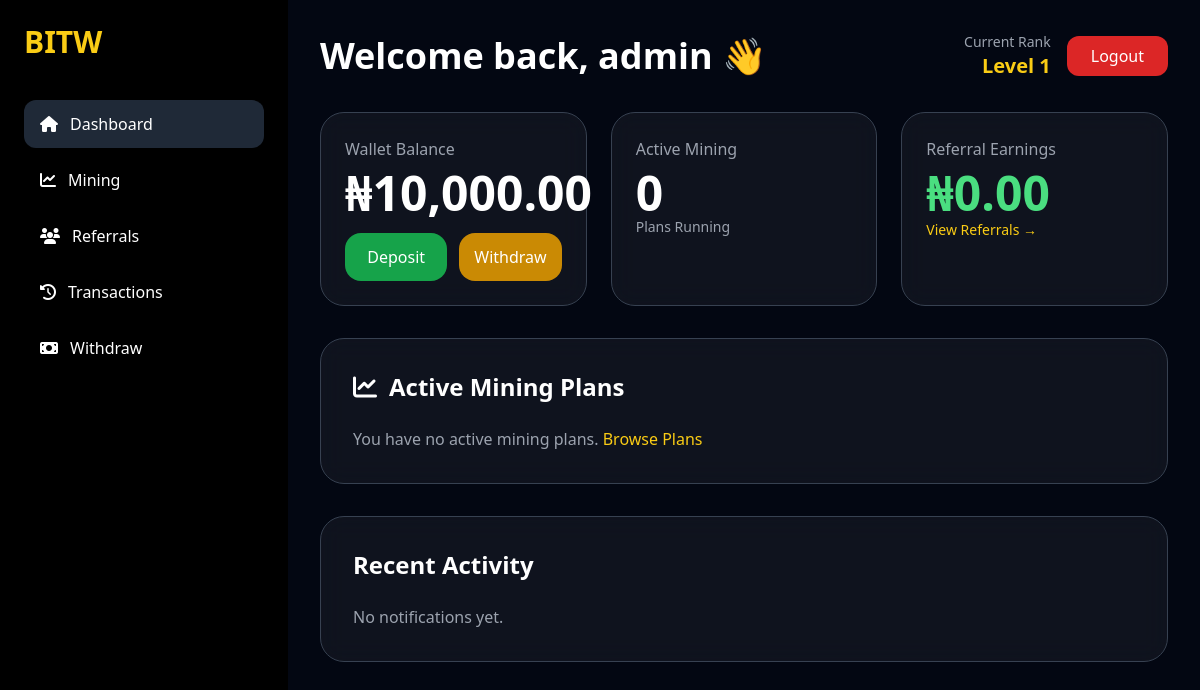
/dashboard.php (signed in), run on the app's committed database.
### tables this page shows
CREATE TABLE IF NOT EXISTS users (
    id INT AUTO_INCREMENT PRIMARY KEY,
    username VARCHAR(50) UNIQUE NOT NULL,
    email VARCHAR(100) UNIQUE NOT NULL,
    password VARCHAR(255) NOT NULL,
    referral_code VARCHAR(20) UNIQUE,
    referred_by INT DEFAULT NULL,
    is_admin TINYINT(1) DEFAULT 0,
    rank_level INT DEFAULT 1,
    total_referrals INT DEFAULT 0,
    referral_earnings DECIMAL(15,2) DEFAULT 0.00,
    created_at TIMESTAMP DEFAULT CURRENT_TIMESTAMP,
    updated_at TIMESTAMP DEFAULT CURRENT_TIMESTAMP ON UPDATE CURRENT_TIMESTAMP
);

CREATE TABLE IF NOT EXISTS wallets (
    id INT AUTO_INCREMENT PRIMARY KEY,
    user_id INT NOT NULL,
    balance DECIMAL(15,2) DEFAULT 0.00,
    FOREIGN KEY (user_id) REFERENCES users(id) ON DELETE CASCADE
);

### core/config.php (called while the page is built, shortened)
<?php
class AppConfig {
    private static $config;
    public static function load() {
        self::$config = require __DIR__ . "/../config/app.php";
    }
    public static function get($key) {
        return self::$config[$key] ?? null;
    }
}

### core/auth.php (called while the page is built, shortened)
<?php
require_once __DIR__ . '/database.php';
function getUser($user_id) {
    global $pdo;
    try {
        $stmt = $pdo->prepare("SELECT * FROM users WHERE id = ? LIMIT 1");
        $stmt->execute([$user_id]);
        return $stmt->fetch(PDO::FETCH_ASSOC);
    } catch (Exception $e) {
        error_log("GetUser Error: " . $e->getMessage());
        return false;
    }
}

### core/wallet.php (called while the page is built, shortened)
<?php
require_once __DIR__ . "/database.php";
function getWallet($user_id) {
    global $pdo;
    $stmt = $pdo->prepare("SELECT * FROM wallets WHERE user_id = ?");
    $stmt->execute([$user_id]);
    $wallet = $stmt->fetch(PDO::FETCH_ASSOC);
    return $wallet;
}

### core/mining.php (called while the page is built, shortened)
<?php
require_once __DIR__ . '/database.php';
require_once __DIR__ . '/wallet.php';
require_once __DIR__ . '/notifications.php';
function getActiveMinings($user_id) {
    global $pdo;
    $stmt = $pdo->prepare("SELECT um.*, p.name as plan_name, p.description, p.background_story, p.read_more_link, p.image, p.daily_rate
                          FROM user_mining um
                          JOIN plans p ON um.plan_id = p.id
                          WHERE um.user_id = ? AND um.status = 'active'");
    $stmt->execute([$user_id]);
    return $stmt->fetchAll();
}
?>

### public/dashboard.php (the view, shortened to what this page needs)
<?php
require_once __DIR__ . '/../core/config.php';
require_once __DIR__ . '/../core/database.php';
require_once __DIR__ . '/../core/auth.php';
require_once __DIR__ . '/../core/wallet.php';
require_once __DIR__ . '/../core/mining.php';
$user = getUser($_SESSION['user_id']);
$wallet = getWallet($user['id']);
$activeMinings = getActiveMinings($user['id']);
$notifications = getNotifications($user['id'], 5);
$appAlias = AppConfig::get('APP_ALIAS') ?: 'BitW';
$dashboardConfig = AppConfig::get('DASHBOARD') ?: [];
$brand = $dashboardConfig['BRAND'] ?? $appAlias;
$welcomePrefix = $dashboardConfig['WELCOME_PREFIX'] ?? 'Welcome back';
$rankLabel = $dashboardConfig['RANK_LABEL'] ?? 'Current Rank';
$rankLevelPrefix = $dashboardConfig['RANK_LEVEL_PREFIX'] ?? 'Level';
$walletLabel = $dashboardConfig['WALLET_BALANCE_LABEL'] ?? 'Wallet Balance';
$activeMiningLabel = $dashboardConfig['ACTIVE_MINING_LABEL'] ?? 'Active Mining';
$referralLabel = $dashboardConfig['REFERRAL_EARNINGS_LABEL'] ?? 'Referral Earnings';
$plansLabel = $dashboardConfig['ACTIVE_MINING_PLANS_LABEL'] ?? 'Active Mining Plans';
$activityLabel = $dashboardConfig['RECENT_ACTIVITY_LABEL'] ?? 'Recent Activity';
$noActiveMining = $dashboardConfig['NO_ACTIVE_MINING_TEXT'] ?? 'You have no active mining plans.';
$browsePlansText = $dashboardConfig['BROWSE_PLANS_TEXT'] ?? 'Browse Plans';
$noNotifications = $dashboardConfig['NO_NOTIFICATIONS_TEXT'] ?? 'No notifications yet.';
$viewReferralsText = $dashboardConfig['VIEW_REFERRALS_TEXT'] ?? 'View Referrals →';
$plansRunningText = $dashboardConfig['PLANS_RUNNING_TEXT'] ?? 'Plans Running';
$depositText = $dashboardConfig['DEPOSIT_TEXT'] ?? 'Deposit';
$withdrawText = $dashboardConfig['WITHDRAW_TEXT'] ?? 'Withdraw';
$logoutText = $dashboardConfig['LOGOUT_TEXT'] ?? 'Logout';
$currencySymbol = $dashboardConfig['CURRENCY_SYMBOL'] ?? '₦';
$navDashboard = $dashboardConfig['NAV_DASHBOARD'] ?? 'Dashboard';
$navMining = $dashboardConfig['NAV_MINING'] ?? 'Mining';
$navReferrals = $dashboardConfig['NAV_REFERRALS'] ?? 'Referrals';
$navTransactions = $dashboardConfig['NAV_TRANSACTIONS'] ?? 'Transactions';
$navWithdraw = $dashboardConfig['NAV_WITHDRAW'] ?? 'Withdraw';
?>
<!DOCTYPE html>
<html lang="en">
<head>
    <script src="https://cdn.tailwindcss.com"></script>
    <link rel="stylesheet" href="https://cdnjs.cloudflare.com/ajax/libs/font-awesome/6.5.0/css/all.min.css">
</head>
<body class="bg-gray-950 text-white min-h-screen">
<div class="flex">
    <div class="w-72 bg-black h-screen fixed p-6">
        <div class="flex items-center gap-3 mb-10">
            <h1 class="text-3xl font-bold text-yellow-400"><?= htmlspecialchars($brand) ?></h1>
        </div>
        <nav class="space-y-2">
            <a href="dashboard.php" class="flex items-center gap-3 px-4 py-3 bg-gray-800 rounded-xl"><i class="fas fa-home"></i> <?= htmlspecialchars($navDashboard) ?></a>
            <a href="mining.php" class="flex items-center gap-3 px-4 py-3 hover:bg-gray-800 rounded-xl"><i class="fas fa-chart-line"></i> <?= htmlspecialchars($navMining) ?></a>
            <a href="referrals.php" class="flex items-center gap-3 px-4 py-3 hover:bg-gray-800 rounded-xl"><i class="fas fa-users"></i> <?= htmlspecialchars($navReferrals) ?></a>
            <a href="transactions.php" class="flex items-center gap-3 px-4 py-3 hover:bg-gray-800 rounded-xl"><i class="fas fa-history"></i> <?= htmlspecialchars($navTransactions) ?></a>
            <a href="withdraw.php" class="flex items-center gap-3 px-4 py-3 hover:bg-gray-800 rounded-xl"><i class="fas fa-money-bill"></i> <?= htmlspecialchars($navWithdraw) ?></a>
        </nav>
    </div>
    <div class="ml-72 flex-1 p-8">
        <div class="flex justify-between items-center mb-8">
            <h1 class="text-4xl font-bold"><?= htmlspecialchars($welcomePrefix) ?>, <?= htmlspecialchars($user['username']) ?> 👋</h1>
            <div class="flex items-center gap-4">
                <div class="text-right">
                    <p class="text-sm text-gray-400"><?= htmlspecialchars($rankLabel) ?></p>
                    <p class="text-xl font-semibold text-yellow-400"><?= htmlspecialchars($rankLevelPrefix) ?> <?= $user['rank_level'] ?? 1 ?></p>
                </div>
                <button onclick="logout()" class="px-6 py-2 bg-red-600 hover:bg-red-700 rounded-xl"><?= htmlspecialchars($logoutText) ?></button>
            </div>
        </div>
        <div class="grid grid-cols-1 md:grid-cols-3 gap-6 mb-8">
            <div class="glass border border-gray-700 rounded-3xl p-6">
                <p class="text-gray-400"><?= htmlspecialchars($walletLabel) ?></p>
                <p class="text-5xl font-bold mt-2"><?= htmlspecialchars($currencySymbol) ?><?= number_format($wallet['balance'] ?? 0, 2) ?></p>
                <div class="mt-4 flex gap-3">
                    <a href="deposit.php" class="flex-1 text-center py-3 bg-green-600 hover:bg-green-700 rounded-2xl"><?= htmlspecialchars($depositText) ?></a>
                    <a href="withdraw.php" class="flex-1 text-center py-3 bg-yellow-600 hover:bg-yellow-700 rounded-2xl"><?= htmlspecialchars($withdrawText) ?></a>
                </div>
            </div>
            <div class="glass border border-gray-700 rounded-3xl p-6">
                <p class="text-gray-400"><?= htmlspecialchars($activeMiningLabel) ?></p>
                <p class="text-5xl font-bold mt-2"><?= count($activeMinings) ?></p>
                <p class="text-sm text-gray-400"><?= htmlspecialchars($plansRunningText) ?></p>
            </div>
            <div class="glass border border-gray-700 rounded-3xl p-6">
                <p class="text-gray-400"><?= htmlspecialchars($referralLabel) ?></p>
                <p class="text-5xl font-bold mt-2 text-green-400"><?= htmlspecialchars($currencySymbol) ?>0.00</p>
                <a href="referrals.php" class="text-yellow-400 text-sm hover:underline"><?= htmlspecialchars($viewReferralsText) ?></a>
            </div>
        </div>
        <div class="glass border border-gray-700 rounded-3xl p-8 mb-8">
            <h2 class="text-2xl font-semibold mb-6 flex items-center gap-3">
                <i class="fas fa-chart-line"></i> <?= htmlspecialchars($plansLabel) ?>
            </h2>
            <?php if (empty($activeMinings)): ?>
                <p class="text-gray-400"><?= htmlspecialchars($noActiveMining) ?> <a href="plans.php" class="text-yellow-400"><?= htmlspecialchars($browsePlansText) ?></a></p>
            <?php endif; ?>
        </div>
        <div class="glass border border-gray-700 rounded-3xl p-8">
            <h2 class="text-2xl font-semibold mb-6"><?= htmlspecialchars($activityLabel) ?></h2>
            <?php if (empty($notifications)): ?>
                <p class="text-gray-400"><?= htmlspecialchars($noNotifications) ?></p>
            <?php endif; ?>
        </div>
    </div>
</div>
</body>
</html>

### public/dashboard.php (style rules this page uses)
.glass { background: rgba(255,255,255,0.05); backdrop-filter: blur(12px); }

### data on the page
users: username "admin", rank_level "1"
wallets: balance "10,000.00"

### other printed values
$brand "BITW"
$navDashboard "Dashboard"
$navMining "Mining"
$navReferrals "Referrals"
$navTransactions "Transactions"
$navWithdraw "Withdraw"
$welcomePrefix "Welcome back"
$rankLabel "Current Rank"
$rankLevelPrefix "Level"
$logoutText "Logout"
$walletLabel "Wallet Balance"
$currencySymbol "₦"
$depositText "Deposit"
$withdrawText "Withdraw"
$activeMiningLabel "Active Mining"
